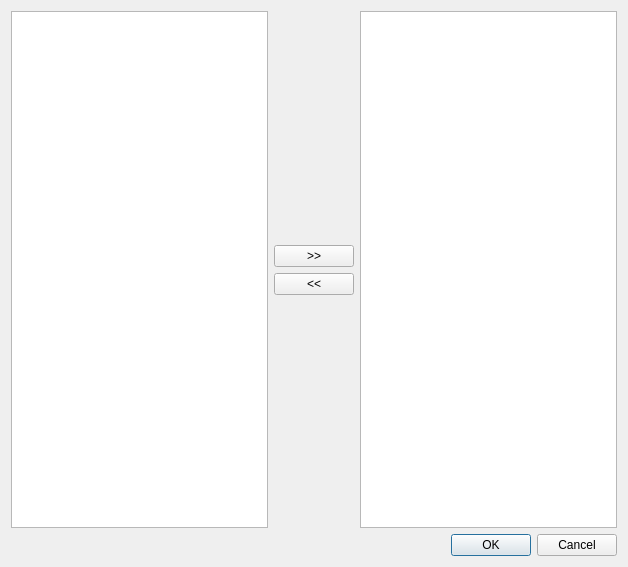
<?xml version="1.0" encoding="UTF-8"?>
<ui version="4.0">
 <class>DlgObjectMeasureUnit</class>
 <widget class="QDialog" name="DlgObjectMeasureUnit">
  <property name="geometry">
   <rect>
    <x>0</x>
    <y>0</y>
    <width>628</width>
    <height>567</height>
   </rect>
  </property>
  <property name="windowTitle">
   <string>Dialog</string>
  </property>
  <layout class="QVBoxLayout" name="verticalLayout_2">
   <item>
    <layout class="QHBoxLayout" name="horizontalLayout">
     <item>
      <widget class="QListWidget" name="listAvailableMeasuresUnits"/>
     </item>
     <item>
      <layout class="QVBoxLayout" name="verticalLayout">
       <item>
        <spacer name="verticalSpacer">
         <property name="orientation">
          <enum>Qt::Vertical</enum>
         </property>
         <property name="sizeHint" stdset="0">
          <size>
           <width>20</width>
           <height>40</height>
          </size>
         </property>
        </spacer>
       </item>
       <item>
        <widget class="QPushButton" name="addMeasureUnit">
         <property name="text">
          <string>&gt;&gt;</string>
         </property>
        </widget>
       </item>
       <item>
        <widget class="QPushButton" name="removeMeasureUnit">
         <property name="text">
          <string>&lt;&lt;</string>
         </property>
        </widget>
       </item>
       <item>
        <spacer name="verticalSpacer_2">
         <property name="orientation">
          <enum>Qt::Vertical</enum>
         </property>
         <property name="sizeHint" stdset="0">
          <size>
           <width>20</width>
           <height>40</height>
          </size>
         </property>
        </spacer>
       </item>
      </layout>
     </item>
     <item>
      <widget class="QListWidget" name="listChosenMeasuresUnits"/>
     </item>
    </layout>
   </item>
   <item>
    <widget class="QDialogButtonBox" name="buttonBox">
     <property name="orientation">
      <enum>Qt::Horizontal</enum>
     </property>
     <property name="standardButtons">
      <set>QDialogButtonBox::Cancel|QDialogButtonBox::Ok</set>
     </property>
    </widget>
   </item>
  </layout>
 </widget>
 <resources/>
 <connections>
  <connection>
   <sender>buttonBox</sender>
   <signal>accepted()</signal>
   <receiver>DlgObjectMeasureUnit</receiver>
   <slot>accept()</slot>
   <hints>
    <hint type="sourcelabel">
     <x>248</x>
     <y>254</y>
    </hint>
    <hint type="destinationlabel">
     <x>157</x>
     <y>274</y>
    </hint>
   </hints>
  </connection>
  <connection>
   <sender>buttonBox</sender>
   <signal>rejected()</signal>
   <receiver>DlgObjectMeasureUnit</receiver>
   <slot>reject()</slot>
   <hints>
    <hint type="sourcelabel">
     <x>316</x>
     <y>260</y>
    </hint>
    <hint type="destinationlabel">
     <x>286</x>
     <y>274</y>
    </hint>
   </hints>
  </connection>
 </connections>
</ui>
